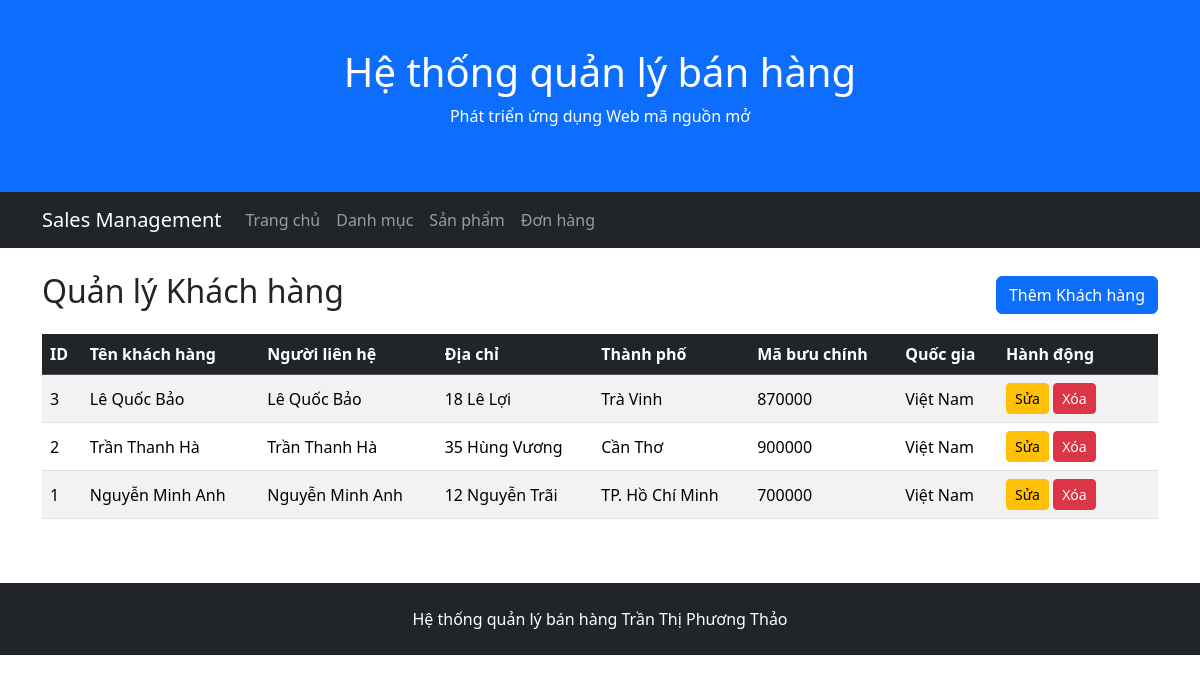
Page /customers/index.php on the committed database.
### tables this page shows
CREATE TABLE customers (
    CustomerID INT AUTO_INCREMENT PRIMARY KEY,
    CustomerName VARCHAR(100) NOT NULL,
    ContactName VARCHAR(100),
    Address VARCHAR(200),
    City VARCHAR(100),
    PostalCode VARCHAR(20),
    Country VARCHAR(100)
);

### public/customers/index.php (the view, shortened to what this page needs)
<?php
require_once '/var/www/src/config/database.php';
$sql = "
    SELECT
        CustomerID,
        CustomerName,
        ContactName,
        Address,
        City,
        PostalCode,
        Country
    FROM customers
    ORDER BY CustomerID DESC";
$result = $conn->query($sql);
require_once '/var/www/src/includes/admin/header.php';
require_once '/var/www/src/includes/admin/navbar.php';
?>
<div class="container mt-4">
    <div class="d-flex justify-content-between align-items-center mb-3">
        <h2>Quản lý Khách hàng</h2>
        <a href="create.php" class="btn btn-primary">Thêm Khách hàng</a>
    </div>
    <div class="table-responsive">
        <table class="table table-striped table-hover align-middle">
            <thead class="table-dark">
                <tr>
                    <th>ID</th>
                    <th>Tên khách hàng</th>
                    <th>Người liên hệ</th>
                    <th>Địa chỉ</th>
                    <th>Thành phố</th>
                    <th>Mã bưu chính</th>
                    <th>Quốc gia</th>
                    <th width="160">Hành động</th>
                </tr>
            </thead>
            <tbody>
                <?php if ($result && $result->num_rows > 0): ?>
                    <?php while ($row = $result->fetch_assoc()): ?>
                        <tr>
                            <td><?= htmlspecialchars($row['CustomerID']) ?></td>
                            <td><?= htmlspecialchars($row['CustomerName']) ?></td>
                            <td><?= htmlspecialchars($row['ContactName'] ?? '') ?></td>
                            <td><?= htmlspecialchars($row['Address'] ?? '') ?></td>
                            <td><?= htmlspecialchars($row['City'] ?? '') ?></td>
                            <td><?= htmlspecialchars($row['PostalCode'] ?? '') ?></td>
                            <td><?= htmlspecialchars($row['Country'] ?? '') ?></td>
                            <td>
                                <a href="edit.php?id=<?= $row['CustomerID'] ?>" class="btn btn-sm btn-warning">Sửa</a>
                                <form action="delete.php" method="POST" class="d-inline" onsubmit="return confirm('Bạn có chắc muốn xóa khách hàng này?')">
                                    <button type="submit" class="btn btn-sm btn-danger">Xóa</button>
                                </form>
                                </td>
                        </tr>
                    <?php endwhile; ?>
                <?php else: ?>
                    <tr>
                        <td colspan="8" class="text-center">Chưa có dữ liệu.</td>
                    </tr>
                <?php endif; ?>
            </tbody>
        </table>
    </div>
</div>
<?php require_once '/var/www/src/includes/admin/footer.php'; ?>

### rows in the picture
customers: CustomerID "3", CustomerName "Lê Quốc Bảo", ContactName "Lê Quốc Bảo", Address "18 Lê Lợi", City "Trà Vinh", PostalCode "870000", Country "Việt Nam"
customers: CustomerID "2", CustomerName "Trần Thanh Hà", ContactName "Trần Thanh Hà", Address "35 Hùng Vương", City "Cần Thơ", PostalCode "900000", Country "Việt Nam"
customers: CustomerID "1", CustomerName "Nguyễn Minh Anh", ContactName "Nguyễn Minh Anh", Address "12 Nguyễn Trãi", City "TP. Hồ Chí Minh", PostalCode "700000", Country "Việt Nam"
